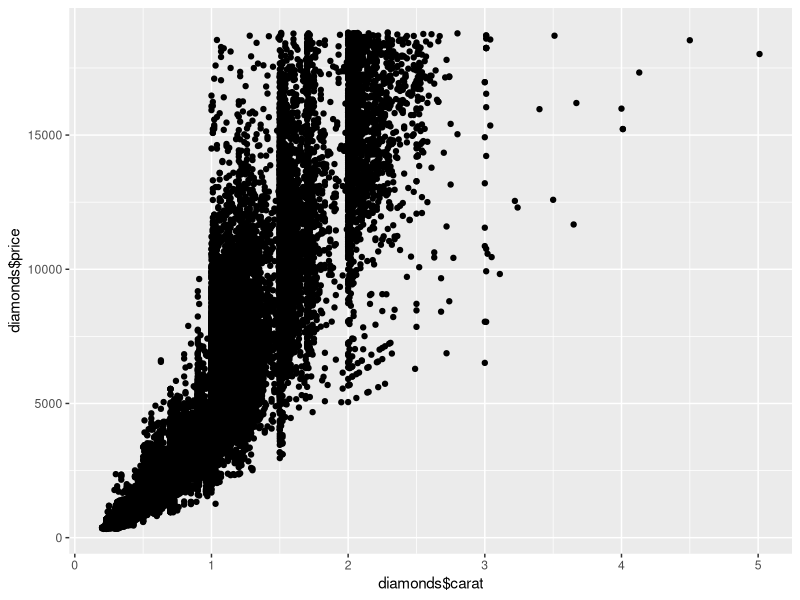
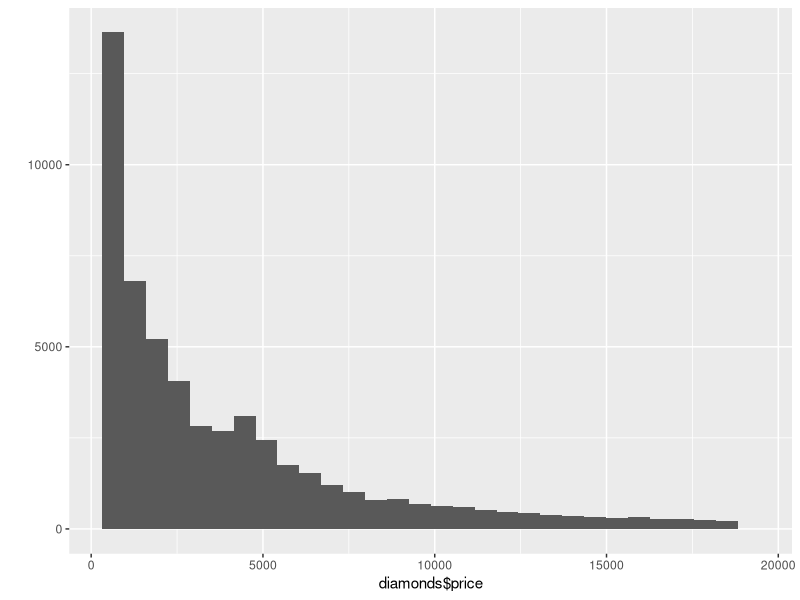
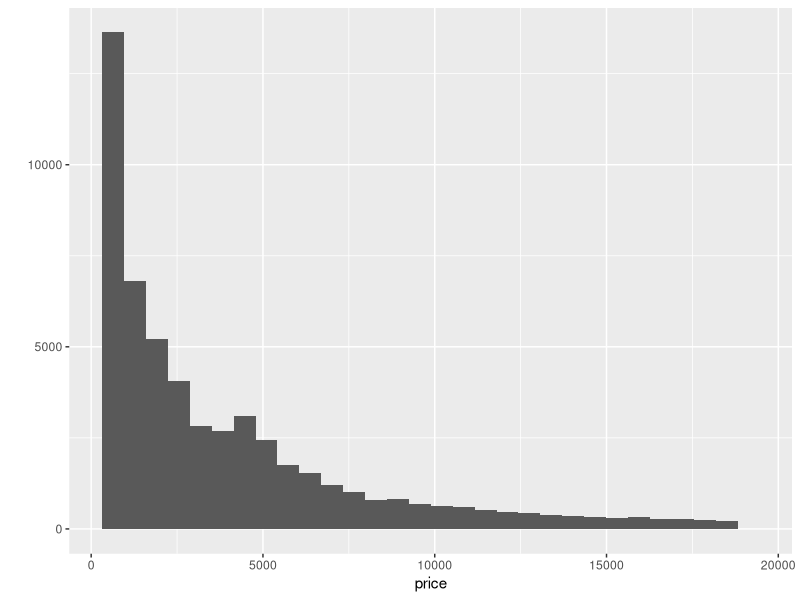
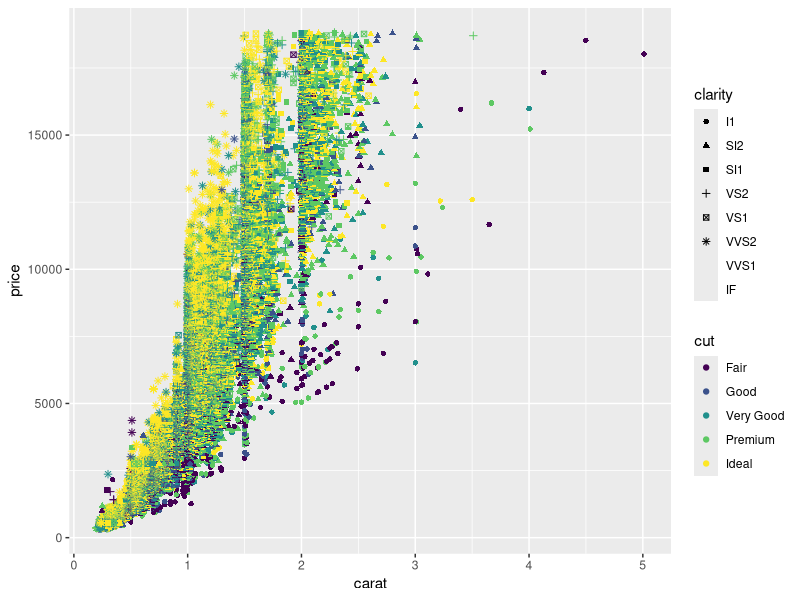
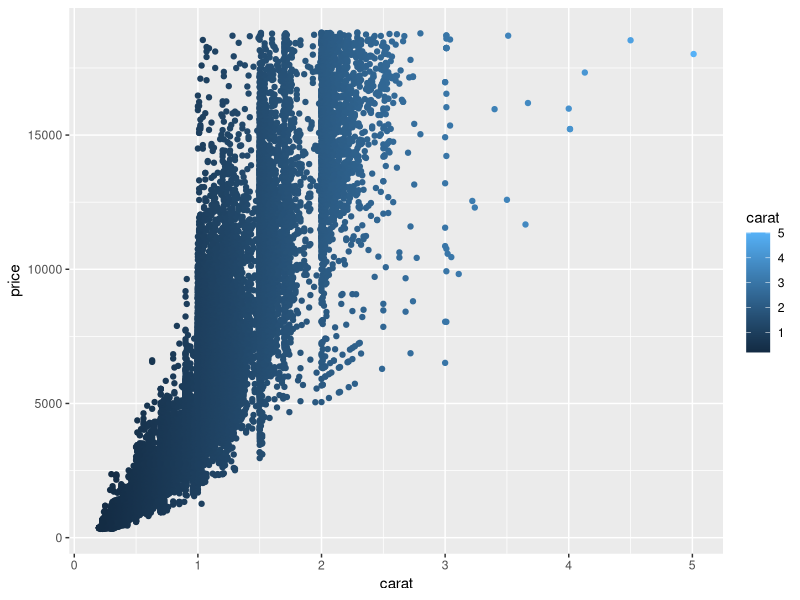
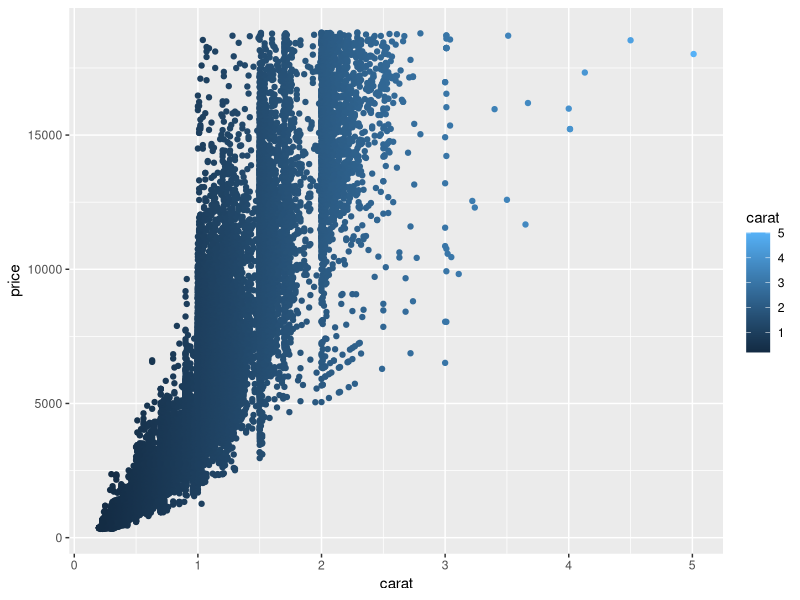
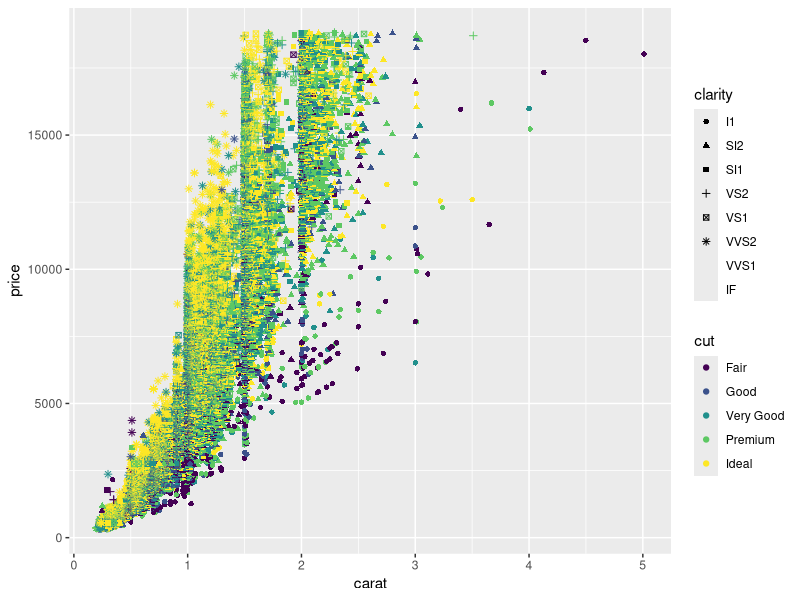
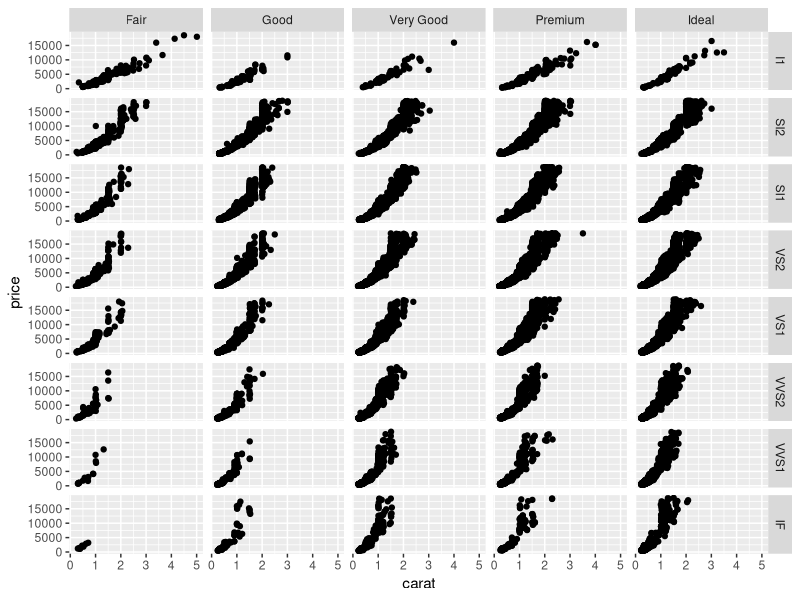

R code for these plots, in order:
## ---- chunk 1
library(tidyverse)
library(ggthemes) # allows you to add new color themes
## ---- chunk 2
head(diamonds)
qplot(diamonds$carat, diamonds$price)
## ---- chunk 3
qplot(diamonds$price)
## ---- chunk 4
qplot(data = diamonds, price)
## ---- chunk 5
qplot(
  data = diamonds,
  x = carat, y = price, shape = clarity, color = cut
)
## ---- chunk 6
p <- ggplot(diamonds, aes(x = carat, y = price)) # first you set the aesthetic and dataset

# p <- p + geom_point() # then you add geoms

p <- p + geom_point(aes(colour = carat)) # and you can keep doing this to add layers to the plot

p
## ---- chunk 7
ggplot(data=diamonds, aes(x=carat, y=price)) +
  geom_point(aes(color=carat))
## ---- chunk 8
ggplot(
  diamonds,
  aes(
    x = carat, y = price,
    shape = clarity, color = cut
  )
) +
  geom_point()
## ---- chunk 9
## YOUR CODE HERE
ggplot(
  diamonds,
  aes(
    x = carat, y = price
  )
) +
  geom_point() +
  facet_grid(clarity ~ cut)

## ---- chunk 10
ggplot(
  diamonds,
  aes(
    x = carat, y = price
  )
) +
  geom_point() +
  facet_wrap(~ cut)
## ---- chunk 11
ggplot(diamonds, aes(x = carat, y = price)) +
  geom_point(shape = ".") +
  facet_grid(cut ~ clarity) 
## ADD TO THIS PLOT WITH YOUR CODE HERE
## ---- chunk 12

## ---- chunk 13
ggplot(diamonds, aes(
  x = carat, y = price,
  col = cut
)) +
  geom_point() +
  facet_wrap(~clarity)
## ---- chunk 14
## YOUR CODE HERE -- no "correct" answer, just play around with making it look better

# Change facets, transparency, fix axis labels, etc.
